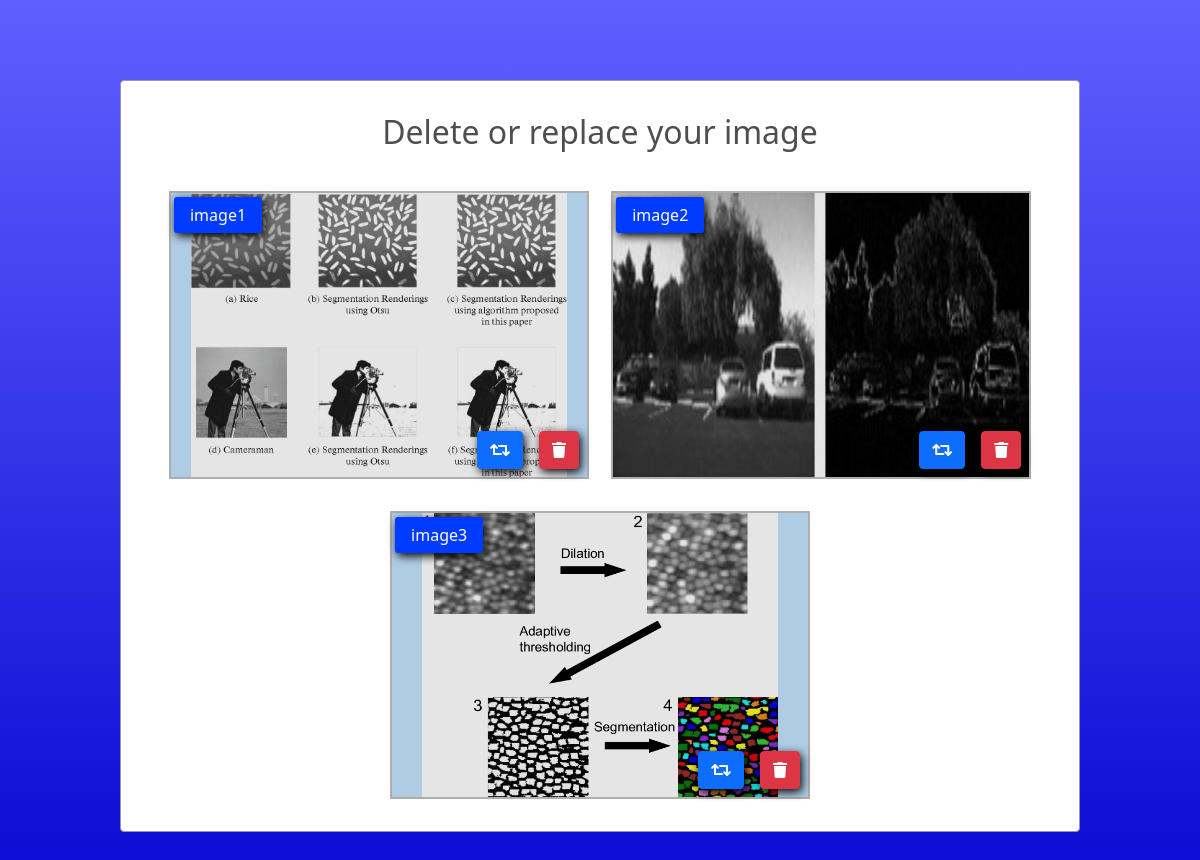
/Panel/UpdateImageSettings?a=Article20220518060940Iue (signed in), run on the app's committed database.
### app/models.py (models this page shows)
class Media(models.Model):
    data_id = models.AutoField
    img1 = models.ImageField(upload_to = "./Templates/ArticleImages")
    article_id = models.CharField(max_length=100)
    img_count = models.IntegerField()

### app/panel.py (the view)
# urls.py: path('Panel/UpdateImageSettings',panel.renderUpdateImagePage,name='renderUpdateImagePage'),
def renderUpdateImagePage(request):
    if not request.session.has_key('admin'):
        return redirect("/Panel")
    if "a" not in request.GET.keys():
        return HttpResponse("Bad Request")
    article_code = request.GET["a"]
    getImages = []
    getImages = list(Media.objects.filter(article_id = article_code).values())
    for items in getImages:
        s = items["img1"].split("/")
        items["img1"] = s[-1]
    dataDict = {"data":getImages}
    dataDict["isData"] = True
    if len(getImages) == 0:
        dataDict["isData"] = False
    return render(request,"updateImages.html",dataDict)

### Templates/updateImages.html (shortened to what this page needs)
{% load static %}
<!DOCTYPE html>
<html lang="en">
<head>
     <link rel="stylesheet" href="https://cdnjs.cloudflare.com/ajax/libs/font-awesome/5.15.4/css/all.min.css" />
     <link href="https://cdn.jsdelivr.net/npm/bootstrap@5.1.3/dist/css/bootstrap.min.css" rel="stylesheet">
    <link rel="stylesheet" href="{% static 'login.css' %}">
    <link rel="stylesheet" href="{% static 'updateimages.css' %}">
</head>
<body>
    <div class="register-body">
        <div class='form-div'>
            {% if isData %}
                <h1 class='register-heading'>
                Delete or replace your image
                </h1>
            {% endif %}
            {% for items in data %}
            <div class="image-col-1">
                <img src="/static/{{items.img1}}" alt="article-img">
                <div class="white-surface"></div>
                <button class="btn btn-danger btn-delete-img" onclick="trigger_delete('{{items.img_count}}','{{items.article_id}}');"><i class="fas fa-trash"></i></button>
                <button class="btn btn-primary btn-primary-img" onclick="trigger_replacement('{{items.img_count}}','{{items.article_id}}');"><i class="fas fa-retweet"></i></button>
                <span class="image-count">image{{items.img_count}}</span>
            </div>
            {% endfor %}
        </div>
    </div>
</body>
</html>

### Templates/css/login.css (style rules this page uses)
.register-body { height: 100vh; width: 100vw; padding-top: 5rem; overflow-y: auto; background-color: blue; background: linear-gradient(rgb(95, 95, 255),rgb(0, 0, 206)); }
.register-heading { margin: 0 auto; text-align: center; font-size: 2rem; padding-bottom: 0.5rem; color: rgb(78, 78, 78); }
.form-div { width: 30rem; margin: 0 auto; border: 1px solid #999; padding: 2rem; border-radius: 4px; background-color: rgb(255, 255,255); }
@media screen and (max-width:1200px) { .form-div { width: 27rem; } }

### Templates/css/updateimages.css (style rules this page uses)
.register-body { padding-bottom: 10rem; }
.form-div { width: 80%; text-align: center; }
.image-col-1 { width: 47%; margin-right: 1%; margin-left: 1%; background-color: rgb(195, 227, 255); height: 18rem; margin-top:2rem; display: inline-block; border: 2px solid rgb(173, 173, 173); position: relative; text-align: center; }
.image-col-1 img { max-width: 100%; height: 100%; }
.white-surface { position: absolute; left: 0; top: 0; width: 100%; height: 100%; background-color: rgba(0, 0, 0, 0.1); }
.btn-delete-img { position: absolute; right: 0.5rem; bottom: 0.5rem; box-shadow: 2px 3px 10px #000; }
.btn-primary-img { position: absolute; right: 4rem; bottom: 0.5rem; box-shadow: 2px 3px 10px #000; }
.image-count { background-color: rgb(0, 60, 255); box-shadow: 2px 3px 10px #000; position: absolute; top:0.2rem; left: 0.2rem; display: block; color: #fff; padding: 0.4rem; padding-left: 1rem; padding-right: 1rem; border-radius: 3px; }

### data on the page
Media: img1 (picture), img_count "1"
Media: img1 (picture), img_count "2"
Media: img1 (picture), img_count "3"
